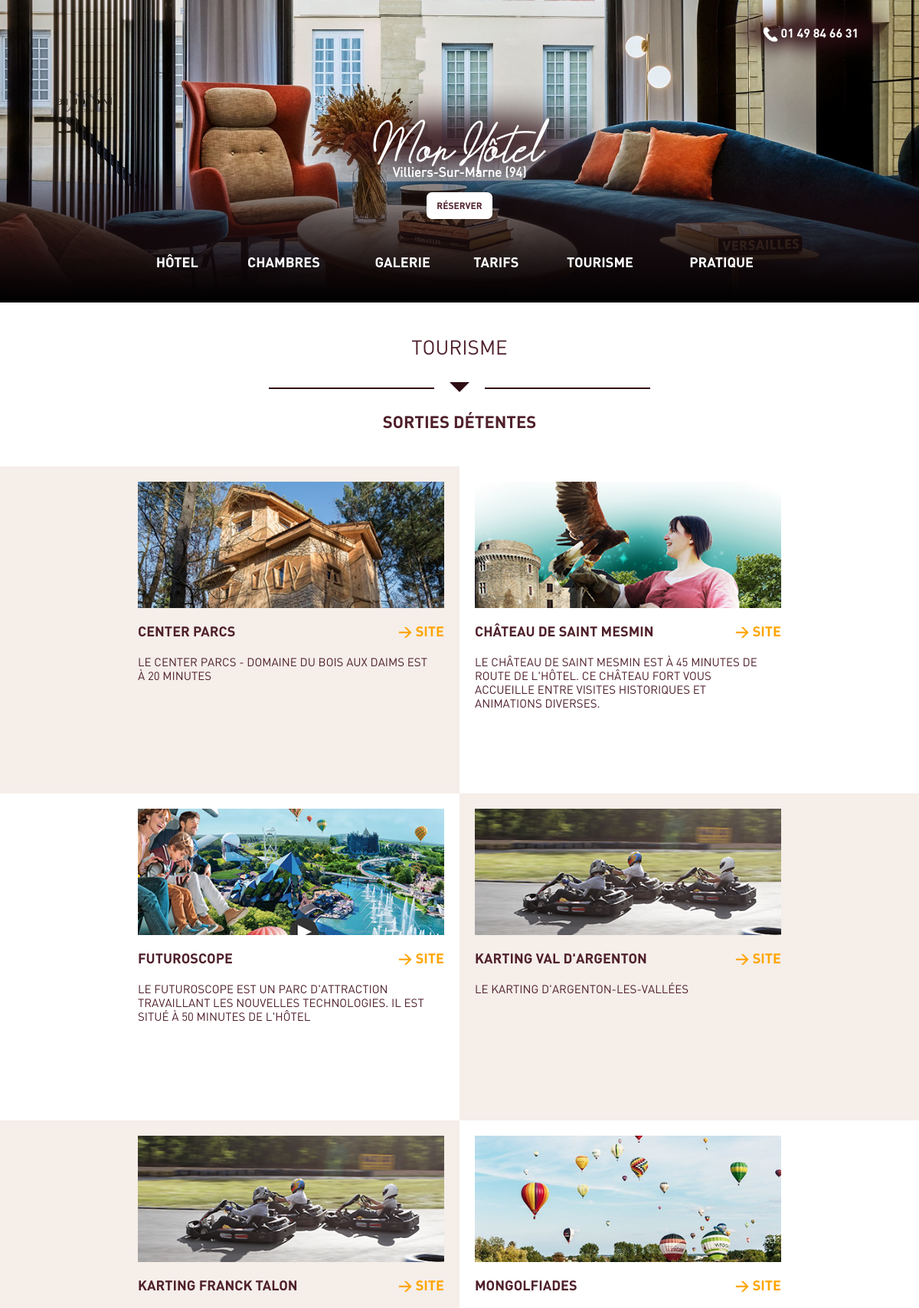
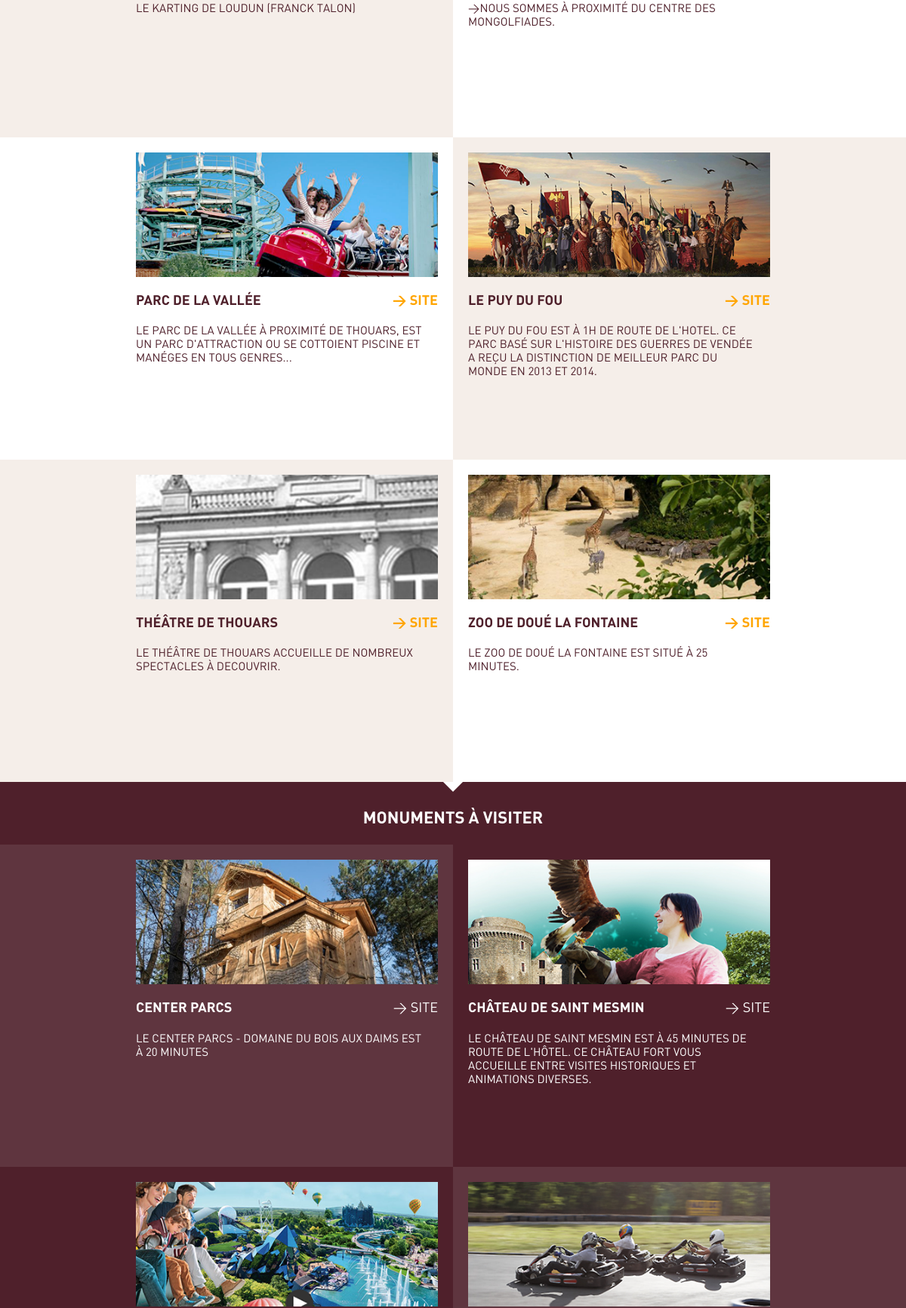
The page /tourisme (upper part) on the database its author committed (2 pictures, top to bottom).
### tables this page shows
CREATE TABLE `bloc_tourisme_sorties` (
  `id` int NOT NULL,
  `titre` varchar(255) NOT NULL,
  `description` varchar(255) NOT NULL,
  `photo` varchar(255) NOT NULL,
  `lien` varchar(255) NOT NULL,
  `ordre` int NOT NULL
);

### src/controllers/Controller.php (called while the page is built, shortened)
<?php
abstract class Controller
{
    private $chemin = "../views/";
    protected function render($view, $variables = [])
    {
        extract($variables);
        require $this->chemin . $view . '.php';
        require $this->chemin . "/template/default.php";
    }
}

### src/controllers/TourismeController.php (called while the page is built, shortened)
<?php
class TourismeController extends Controller
{
    private $tourisme;
    public function __construct()
    {
        $this->tourisme = new TourismeModel;
    }
    private function getTourismeSorties()
    {
        return $this->tourisme->getTourismeSorties();
    }
    public function index()
    {
        $tourisme_sorties = $this->getTourismeSorties();
        $this->render('tourisme', compact('tourisme_sorties', 'tourisme_monuments'));
    }
}

### src/app/Database.php (called while the page is built, shortened)
<?php
class Database
{
    private $dsn = "mysql:dbname=hotel;host=localhost;charset=utf8";
    private $login = "root";
    private $password = "";
    protected $pdo;
    public function __construct()
    {
        if ($this->pdo == null) {
            $this->pdo = new PDO($this->dsn, $this->login, $this->password);
            $this->pdo->setAttribute(PDO::ATTR_ERRMODE, PDO::ERRMODE_EXCEPTION);
            $this->pdo->setAttribute(PDO::ATTR_DEFAULT_FETCH_MODE, PDO::FETCH_OBJ);
            $this->pdo->setAttribute(PDO::MYSQL_ATTR_INIT_COMMAND, 'SET NAMES utf8');
        }
    }
    public function query($query, $params = null)
    {
        if ($params) {
            $req = $this->pdo->prepare($query);
            $req->execute($params);
        } else {
            $req = $this->pdo->query($query);
        }
        return $req;
    }
}

### src/models/DbModels.php (called while the page is built, shortened)
<?php
class DbModels
{
    public function __construct()
    {
        $this->db = new Database;
    }
}

### src/models/TourismeModel.php (called while the page is built, shortened)
<?php
class TourismeModel extends DbModels
{
    public function getTourismeSorties()
    {
        return $this->db->query('SELECT titre, description, photo, lien FROM bloc_tourisme_sorties ORDER BY ordre')->fetchAll();
    }
}

### views/tourisme.php (the view, shortened to what this page needs)
<div id="tourisme-sorties">
    <br>
    <label class="tourisme-grand-titre">TOURISME</label>
    <br>
    <br>
    <div class="barre-array-rouge"></div>
    <div class="arrow-down-rouge"></div>
    <div class="barre-array-rouge"></div>
    <br>
    <br>
    <label class="tourisme-titre">SORTIES DÉTENTES</label>
    <br>
    <br>
    <br>
    <?php
    $compteur=0;
    foreach($tourisme_sorties as $sortie):
        $position=($compteur%2==0)?'gauche':'droite';
        $couleur=(($compteur+floor($compteur/2))%2==0)?'beige':'blanche';
        if($compteur%2==0) echo '<div class="tourisme-bloc-flex">';
    ?>
        <div class="tourisme-flex-<?php echo $couleur; ?>">
            <div class="tourisme-contenu-<?php echo $position; ?>">
                <img class="tourisme-img-<?php echo $position; ?>" src="<?php echo $sortie->photo; ?>" alt="<?php echo $sortie->titre; ?>">
                <div class="tourisme-table-<?php echo $position; ?>">
                    <div class="tourisme-cell-gauche"><label class="tourisme-sous-titre"><?php echo $sortie->titre; ?></label></div>
                    <div class="tourisme-cell-droite"><a target="_blank" href="<?php echo $sortie->lien; ?>">> SITE</a></div>
                </div>
                <label class="tourisme-label-<?php echo $position; ?>"><?php echo $sortie->description; ?></label>
            </div>
        </div>
        <?php if($compteur%2==1) echo '</div>'; ?>
        <?php $compteur++; ?>
        <?php endforeach; ?>
    </div>
<div id="tourisme-monuments">
    <div class="arrow-down-blanche-seule"></div>
    <br>
    <label class="tourisme-titre-blanc">MONUMENTS À VISITER</label>
    <br>
    <br>
    <?php
    $compteur=0;
    foreach($tourisme_sorties as $monument):
        $position=($compteur%2==0)?'gauche':'droite';
        $couleur=(($compteur+floor($compteur/2))%2==0)?'rougeclair':'rouge';
        if($compteur%2==0) echo '<div class="tourisme-bloc-flex">';
        ?>
        <div class="tourisme-flex-<?php echo $couleur; ?>">
            <div class="tourisme-contenu-<?php echo $position; ?>">
                <img class="tourisme-img-<?php echo $position; ?>" src="<?php echo $monument->photo; ?>" alt="<?php echo $monument->titre; ?>">
                <div class="tourisme-table-<?php echo $position; ?>">
                    <div class="tourisme-cell-gauche"><label class="tourisme-sous-titre-blanc"><?php echo mb_strtoupper($monument->titre); ?></label></div>
                    <div class="tourisme-cell-droite-blanc"><a target="_blank" href="<?php echo $monument->lien; ?>">> SITE</a></div>
                </div>
                <label class="tourisme-label-<?php echo $position; ?>-blanc"><?php echo mb_strtoupper($monument->description); ?></label>
            </div>
        </div>
        <?php if($compteur%2==1) echo '</div>'; ?>
        <?php $compteur++; ?>
    <?php endforeach; ?>
    </div>
    </div>

### public/css/global.css (style rules this page uses)
html, body { height: 100%; margin: 0; padding: 0; font-family: Calibri, Candara, Segoe, Segoe UI, Optima, Arial, sans-serif; min-width: 285px; }
.arrow-down-rouge { display: inline-block; width: 0; height: 0; border-left: 13px solid transparent; border-right: 13px solid transparent; border-top: 13px solid #2e0d14; margin-right: 20px; margin-left: 20px; }
.barre-array-rouge { display: inline-block; width: 18%; border-top: 2px solid #2e0d14; height: 6px; }
.arrow-down-blanche-seule { width: 0; height: 0; border-left: 13px solid transparent; border-right: 13px solid transparent; border-top: 13px solid #FFFFFF; margin :auto; display: table; top: 0; }
* { -webkit-box-sizing: border-box; -moz-box-sizing: border-box; box-sizing: border-box; }
#tourisme-sorties { display: table; width: 100%; margin: auto; text-align: center; padding-top: 2%; }
.tourisme-grand-titre { font-family: Din_Regular; font-size: 26px; color : #4f202b; }
.tourisme-titre { font-family: Din_Bold; font-size: 22px; color : #4f202b; }
.tourisme-titre-blanc { font-family: Din_Bold; font-size: 22px; color : #FFFFFF; }
.tourisme-table-gauche, .tourisme-table-droite { display: table; height: auto; width: 448px; float: right; margin-top: 20px; }
.tourisme-cell-gauche { display: table-cell; height: 100%; float: left; }
.tourisme-cell-droite { display: table-cell; height: 100%; float: right; }
.tourisme-cell-droite-blanc { display: table-cell; height: 100%; float: right; }
.tourisme-cell-droite a { color: orange; font-family: Din_Bold; font-size: 18px; text-decoration: none; }
.tourisme-cell-droite-blanc a { color: #FFFFFF; font-family: Din_Regular; font-size: 18px; text-decoration: none; }
.tourisme-img-gauche, .tourisme-img-droite { padding-top: 20px; float: right; display: block; }
.tourisme-label-gauche, .tourisme-label-droite { height: auto; padding-right: 20px; font-family: Din_Regular; font-size: 15px; color : #4f202b; float: left; display: block; margin-left: 20px; margin-top: 20px; }
.tourisme-label-gauche-blanc, .tourisme-label-droite-blanc { height: auto; padding-right: 20px; font-family: Din_Regular; font-size: 15px; color : #ffffff; float: left; display: block; margin-left: 20px; margin-top: 20px; }
.tourisme-contenu-droite { width: 468px; height: 100%; float: left; text-align: left; }
.tourisme-contenu-gauche { margin-right: 20px; width: 468px; height: 100%; float: right; text-align: left; }
.tourisme-sous-titre { padding-right: 22px; font-family: Din_Bold; font-size: 18px; color : #4f202b; }
.tourisme-sous-titre-blanc { padding-right: 22px; font-family: Din_Bold; font-size: 18px; color : #FFFFFF; }
#tourisme-monuments { background-color: #4f202b; text-align: center; }
.tourisme-bloc-flex { display: flex; height: 427px; flex-wrap: wrap; }
.tourisme-flex-beige { flex :1; background-color: #f5eee9; height: 100%; }
.tourisme-flex-blanche { flex :1; background-color: #FFFFFF; height: 100%; }
.tourisme-flex-rougeclair { flex :1; background-color: #5f353f; height: 100%; }
.tourisme-flex-rouge { flex :1; background-color: #4f202b; height: 100%; }
@media only screen and (max-width: 1200px) { .tourisme-contenu-gauche { margin-right: 20px; width: auto; float: right; } }
@media only screen and (max-width: 1200px) { .tourisme-contenu-droite { margin-left: 20px; width: auto; } }
@media only screen and (max-width: 1200px) { .tourisme-img-gauche, .tourisme-img-droite { width: 400px; } }
@media only screen and (max-width: 1200px) { .tourisme-table-gauche, .tourisme-table-droite { width: 400px; } }
@media only screen and (max-width: 1200px) { .tourisme-img-gauche, .tourisme-label-gauche, .tourisme-table-gauche, .tourisme-label-gauche-blanc { float: right; } }
@media only screen and (max-width: 1200px) { .tourisme-img-droite, .tourisme-label-droite, .tourisme-table-droite, .tourisme-label-droite-blanc { float: left; } }
@media only screen and (max-width: 1200px) { .tourisme-label-droite, .tourisme-label-droite-blanc { margin-left: auto; width: 400px; } }
@media only screen and (max-width: 1200px) { .tourisme-label-gauche, .tourisme-label-gauche-blanc { padding-left: 20px; margin-left: auto; width: 420px; } }

### rows shown on the page
bloc_tourisme_sorties: photo (picture), titre "CENTER PARCS", description "LE CENTER PARCS - DOMAINE DU BOIS AUX DAIMS EST À 20 MINUTES"
bloc_tourisme_sorties: photo (picture), titre "CHÂTEAU DE SAINT MESMIN", description "LE CHÂTEAU DE SAINT MESMIN EST À 45 MINUTES DE ROUTE DE L'HÔTEL. CE CHÂTEAU FORT VOUS ACCUEILLE ENTRE VISITES HISTORIQUES ET ANIMATIONS DIVERSES."
bloc_tourisme_sorties: photo (picture), titre "FUTUROSCOPE", description "LE FUTUROSCOPE EST UN PARC D'ATTRACTION TRAVAILLANT LES NOUVELLES TECHNOLOGIES. IL EST SITUÉ À 50 MINUTES DE L'HÔTEL"
bloc_tourisme_sorties: photo (picture), titre "KARTING VAL D'ARGENTON", description "LE KARTING D'ARGENTON-LES-VALLÉES"
bloc_tourisme_sorties: photo (picture), titre "KARTING FRANCK TALON", description "LE KARTING DE LOUDUN (FRANCK TALON)"
bloc_tourisme_sorties: photo (picture), titre "MONGOLFIADES", description ">NOUS SOMMES À PROXIMITÉ DU CENTRE DES MONGOLFIADES."
bloc_tourisme_sorties: photo (picture), titre "PARC DE LA VALLÉE", description "LE PARC DE LA VALLÉE À PROXIMITÉ DE THOUARS, EST UN PARC D'ATTRACTION OU SE COTTOIENT PISCINE ET MANÉGES EN TOUS GENRES..."
bloc_tourisme_sorties: photo (picture), titre "LE PUY DU FOU", description "LE PUY DU FOU EST À 1H DE ROUTE DE L'HOTEL. CE PARC BASÉ SUR L'HISTOIRE DES GUERRES DE VENDÉE A REÇU LA DISTINCTION DE MEILLEUR PARC DU MONDE EN 2013 ET 2014."
bloc_tourisme_sorties: photo (picture), titre "THÉÂTRE DE THOUARS", description "LE THÉÂTRE DE THOUARS ACCUEILLE DE NOMBREUX SPECTACLES À DECOUVRIR."
bloc_tourisme_sorties: photo (picture), titre "ZOO DE DOUÉ LA FONTAINE", description "LE ZOO DE DOUÉ LA FONTAINE EST SITUÉ À 25 MINUTES."

### other values the page prints
$titre "Mon Hôtel"
$sous_titre "Villiers-Sur-Marne (94)"
$tel "01 49 84 66 31"
